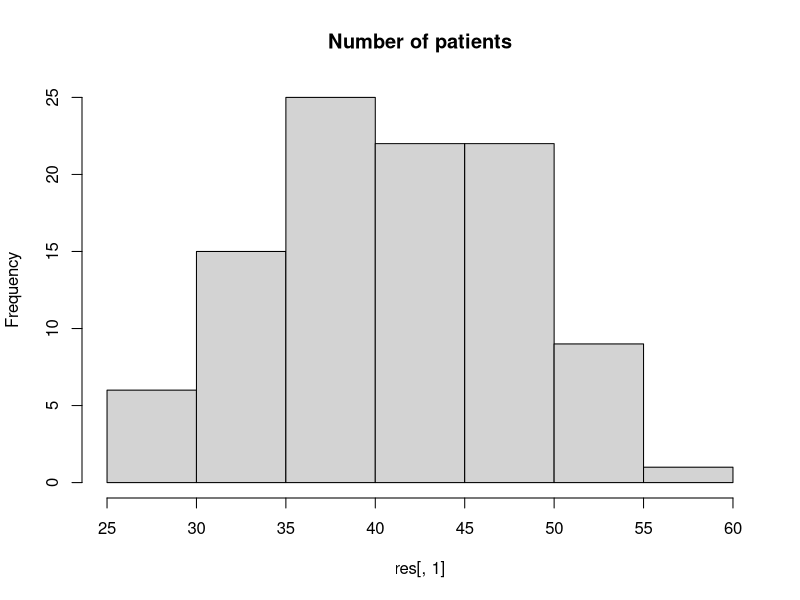
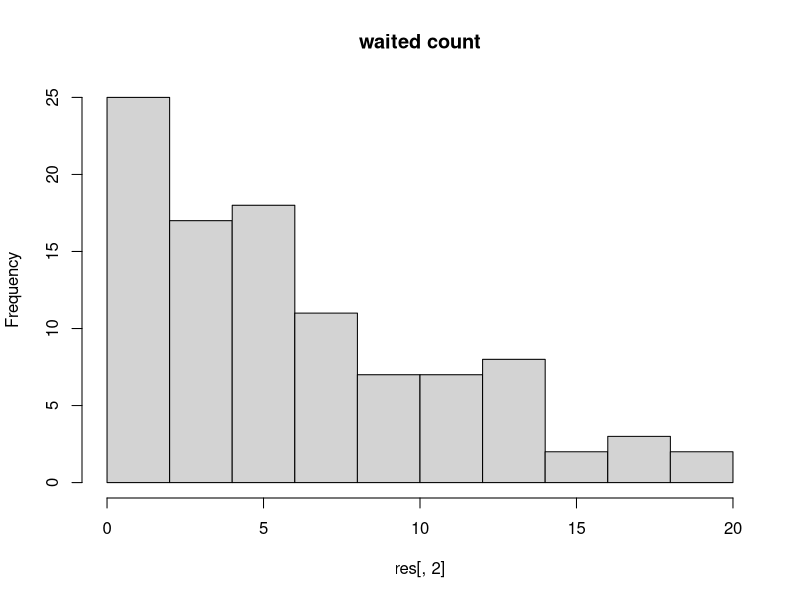
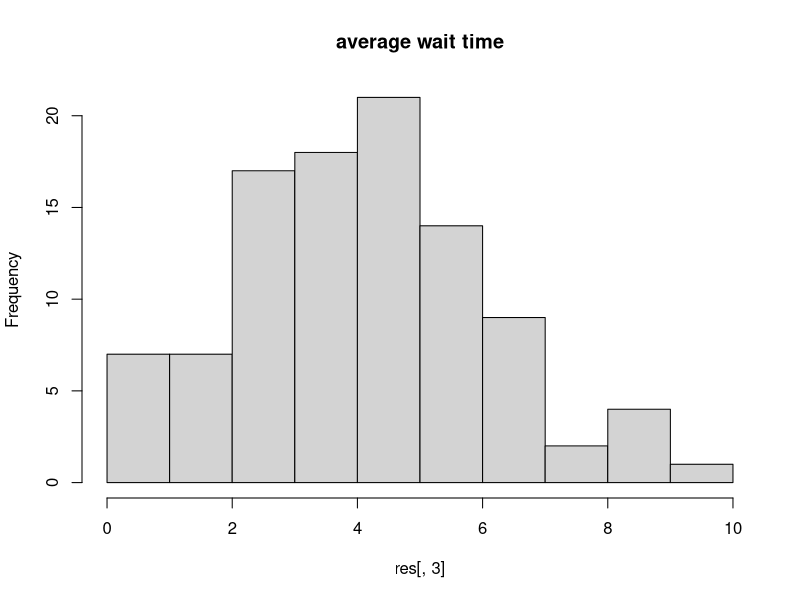
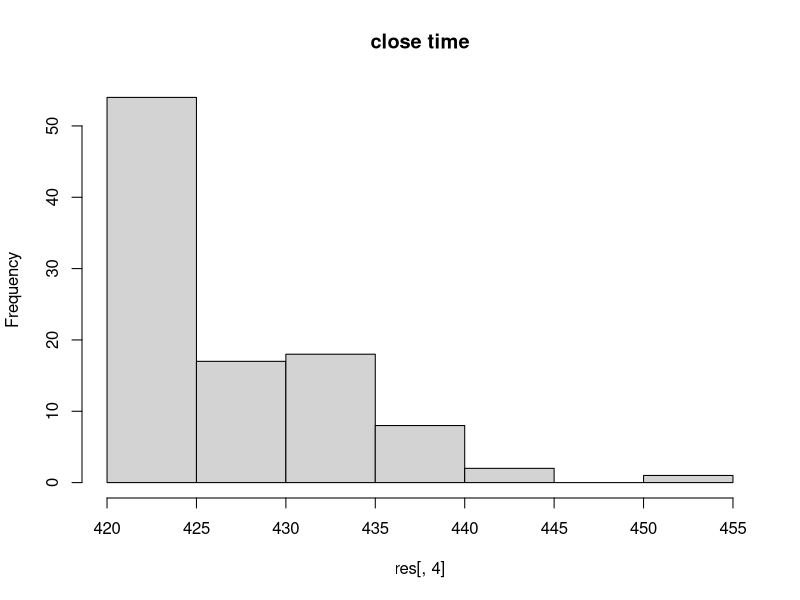

These figures' R source, in order:
## ---- chunk 1
set.seed(0)
## ---- chunk 2
n_batch <- 100 
# With high probablity the total number of patients that... 
# ...arrive before 4pm will be less than 100. 

# If more than 100 we have a loop to continue adding patients as written down below.

arrive_gap <- rexp(n=n_batch, rate=1/10)
meet_time <- runif(n=n_batch, 5, 20)

while (sum(arrive_gap) <= (16-9) * 60) {
    print("Somehow we have an unbelievable number of patients before 4pm")
    arrive_time <- c(arrive_gap, rexp(n=n_batch, rate=1/10))
    meet_time <- c(meet_time, runif(n=n_batch, 5, 20))
}
## ---- chunk 3
last_patient <- tail(which(cumsum(arrive_gap) <= (16-9) * 60), n=1)
last_patient 

if (length(last_patient) == 0) {
    print("Nobody comes before 4pm, what happened?")
}
## ---- chunk 4
arrive_time <- cumsum(arrive_gap)

doctor_schedule <- data.frame(matrix(0, last_patient+1, 3))
colnames(doctor_schedule) <- c('A', 'B', 'C')

wait_time <- c()

for (i in 1:last_patient) {
    hello_doctor <- doctor_schedule[i, ]
    next_avaliable <- which.min(hello_doctor)
    
    if (hello_doctor[next_avaliable] <= arrive_time[i]) {
        ### There is at least one doctor avaliable for the ith patient on arrival. ###

        doctor_schedule[i+1, ] <- doctor_schedule[i, ] 
        # Keep the current schedule of other two doctors for next patient.
        doctor_schedule[i+1, next_avaliable] <- arrive_time[i] + meet_time[i]
        # Change the meeting doctor's schedule.
    
    } else {
        ### No doctor is avaliable at this time. Let's wait. ###
        
        wait_time <- c(wait_time, hello_doctor[next_avaliable] - arrive_time[i])
        doctor_schedule[i+1, ] <- doctor_schedule[i, ] 
        doctor_schedule[i+1, next_avaliable] <- 
          doctor_schedule[i, next_avaliable] + meet_time[i]
        # Notice that the way we calculate next avaliable time for this doctor...
        # ...is different comparing to the above chunk.
        
    }
    
    ### Poor doctors, they couldn't even take a break. ###
}
## ---- chunk 5
how_many_had_to_wait <- length(wait_time) 
how_many_had_to_wait
## ---- chunk 6
what_was_their_average_wait <- mean(as.numeric(wait_time))
if (is.na(what_was_their_average_wait)) what_was_their_average_wait <- 0 
# in case no one ever waited. 
what_was_their_average_wait # in minutes
## ---- chunk 7
when_did_the_office_close <- format(as.POSIXct((max(doctor_schedule) + 9*60) * 60, 
                                        origin = "1970-01-01", tz = "UTC"),
                                        "%H:%M")
if (when_did_the_office_close <= '16:00') when_did_the_office_close <- '16:00'
# In case all patients are treated before 4pm (and...
# ...the next potential patient will arrives after 4pm).

# It depends on how you understand '... closes when the last patient is through with the doctor'.
# The question is how do you know this is the last patient before 4pm. You don't. 
# So I think it's reasonable to wait until 4pm to close. 
# This definition will certainly change the distribution of 'close time' as a random variable.

when_did_the_office_close
## ---- chunk 8
Hurtado_Health_Center <- function(n_rep) {
    result <- data.frame(matrix(, n_rep, 4))
    for (n in 1:n_rep) {
        n_batch <- 100 
        arrive_gap <- rexp(n=n_batch, rate=1/10)
        meet_time <- runif(n=n_batch, 5, 20)

        while (sum(arrive_gap) <= (16-9) * 60) {
            print("Somehow we have an unbelievable number of patients before 4pm")
            arrive_time <- c(arrive_gap, rexp(n=n_batch, rate=1/10))
            meet_time <- c(meet_time, runif(n=n_batch, 5, 20))
        }

        last_patient <- tail(which(cumsum(arrive_gap) <= (16-9) * 60), n=1)
        result[n, 1] <- last_patient 

        if (length(last_patient) == 0) {
            print("Nobody comes before 4pm, what happened?")
        }

        arrive_time <- cumsum(arrive_gap)

        doctor_schedule <- data.frame(matrix(0, last_patient+1, 3))
        colnames(doctor_schedule) <- c('A', 'B', 'C')

        wait_time <- c()

        for (i in 1:last_patient) {
            hello_doctor <- doctor_schedule[i, ]
            next_avaliable <- which.min(hello_doctor)

            if (hello_doctor[next_avaliable] <= arrive_time[i]) {

                doctor_schedule[i+1, ] <- doctor_schedule[i, ] 
                doctor_schedule[i+1, next_avaliable] <- arrive_time[i] + meet_time[i]
  
            } else {
  
                wait_time <- c(wait_time, hello_doctor[next_avaliable] - arrive_time[i])
                doctor_schedule[i+1, ] <- doctor_schedule[i, ] 
                doctor_schedule[i+1, next_avaliable] <- 
                  doctor_schedule[i, next_avaliable] + meet_time[i]
  
            }
        }

        how_many_had_to_wait <- length(wait_time) 
        result[n, 2] <- how_many_had_to_wait

        what_was_their_average_wait <- mean(as.numeric(wait_time))
        if (is.na(what_was_their_average_wait)) what_was_their_average_wait <- 0 
        result[n, 3] <- what_was_their_average_wait 
        
        when_did_the_office_close <- max(doctor_schedule)                                
        if (when_did_the_office_close <= 420) when_did_the_office_close <- 420
        result[n, 4] <- when_did_the_office_close 
    }
    return(result)
}
## ---- chunk 9
res <- Hurtado_Health_Center(100)
colnames(res) <- c('p_number', 'wait_count', 'wait_time_avg', 'close')
head(res)
tail(res)
## ---- chunk 10
print(paste('Meidan for patients # is', quantile(res[,1], probs=.5)))
print(paste('50% interval for patients # is', quantile(res[,1], probs=.25),
            'to', quantile(res[,1], probs=.75)))
hist(res[,1], main = 'Number of patients')
## ---- chunk 11
print(paste('Meidan for waited count is', quantile(res[,2], probs=.5)))
print(paste('50% interval for waited count is', quantile(res[,2], probs=.25),
            'to', quantile(res[,2], probs=.75)))
hist(res[,2],  main = 'waited count')
## ---- chunk 12
print(paste('Meidan for average wait time is', quantile(res[,3], probs=.5)))
print(paste('50% interval for average wait time is', quantile(res[,3], probs=.25),
            'to', quantile(res[,3], probs=.75)))
hist(res[,3], main = 'average wait time')
## ---- chunk 13
print(paste('Meidan for close time (in minutes after 9am) is', quantile(res[,4], probs=.5)))
print(paste('50% interval for close time (in minutes after 9am) is', quantile(res[,4], probs=.25),
            'to', quantile(res[,4], probs=.75)))
hist(res[,4], main = 'close time')
